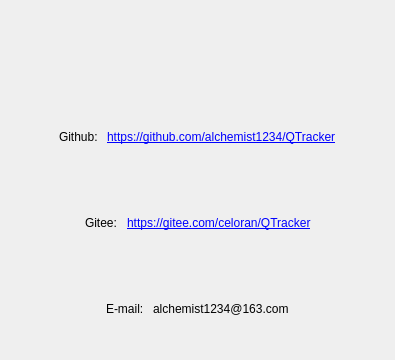
<?xml version="1.0" encoding="UTF-8"?>
<ui version="4.0">
 <class>dialog_about</class>
 <widget class="QDialog" name="dialog_about">
  <property name="geometry">
   <rect>
    <x>0</x>
    <y>0</y>
    <width>395</width>
    <height>360</height>
   </rect>
  </property>
  <property name="windowTitle">
   <string>关于</string>
  </property>
  <layout class="QVBoxLayout" name="verticalLayout">
   <item>
    <layout class="QHBoxLayout" name="horizontalLayout">
     <item>
      <widget class="QLabel" name="lb_favicon">
       <property name="text">
        <string/>
       </property>
       <property name="textFormat">
        <enum>Qt::TextFormat::AutoText</enum>
       </property>
       <property name="pixmap">
        <pixmap resource="../../resources.qrc">:/icon/favicon</pixmap>
       </property>
       <property name="alignment">
        <set>Qt::AlignmentFlag::AlignCenter</set>
       </property>
      </widget>
     </item>
    </layout>
   </item>
   <item>
    <layout class="QHBoxLayout" name="horizontalLayout_2">
     <item>
      <spacer name="horizontalSpacer">
       <property name="orientation">
        <enum>Qt::Orientation::Horizontal</enum>
       </property>
       <property name="sizeHint" stdset="0">
        <size>
         <width>40</width>
         <height>20</height>
        </size>
       </property>
      </spacer>
     </item>
     <item>
      <widget class="QLabel" name="lb_github">
       <property name="text">
        <string>Github: </string>
       </property>
      </widget>
     </item>
     <item>
      <widget class="QLabel" name="lb_github_url">
       <property name="cursor">
        <cursorShape>PointingHandCursor</cursorShape>
       </property>
       <property name="text">
        <string>&lt;a style='color:blue' href=https://github.com/alchemist1234/QTracker&gt;https://github.com/alchemist1234/QTracker</string>
       </property>
       <property name="openExternalLinks">
        <bool>true</bool>
       </property>
      </widget>
     </item>
     <item>
      <spacer name="horizontalSpacer_2">
       <property name="orientation">
        <enum>Qt::Orientation::Horizontal</enum>
       </property>
       <property name="sizeHint" stdset="0">
        <size>
         <width>40</width>
         <height>20</height>
        </size>
       </property>
      </spacer>
     </item>
    </layout>
   </item>
   <item>
    <layout class="QHBoxLayout" name="horizontalLayout_4">
     <item>
      <spacer name="horizontalSpacer_3">
       <property name="orientation">
        <enum>Qt::Orientation::Horizontal</enum>
       </property>
       <property name="sizeHint" stdset="0">
        <size>
         <width>40</width>
         <height>20</height>
        </size>
       </property>
      </spacer>
     </item>
     <item>
      <widget class="QLabel" name="lb_gitee">
       <property name="text">
        <string>Gitee: </string>
       </property>
      </widget>
     </item>
     <item>
      <widget class="QLabel" name="lb_gitee_url">
       <property name="cursor">
        <cursorShape>PointingHandCursor</cursorShape>
       </property>
       <property name="styleSheet">
        <string notr="true">QLabel {color: blue; text-decoration: underline}</string>
       </property>
       <property name="text">
        <string>&lt;a style='color:blue' href=https://gitee.com/celoran/QTracker&gt;https://gitee.com/celoran/QTracker</string>
       </property>
       <property name="openExternalLinks">
        <bool>true</bool>
       </property>
      </widget>
     </item>
     <item>
      <spacer name="horizontalSpacer_4">
       <property name="orientation">
        <enum>Qt::Orientation::Horizontal</enum>
       </property>
       <property name="sizeHint" stdset="0">
        <size>
         <width>40</width>
         <height>20</height>
        </size>
       </property>
      </spacer>
     </item>
    </layout>
   </item>
   <item>
    <layout class="QHBoxLayout" name="horizontalLayout_3">
     <item>
      <spacer name="horizontalSpacer_5">
       <property name="orientation">
        <enum>Qt::Orientation::Horizontal</enum>
       </property>
       <property name="sizeHint" stdset="0">
        <size>
         <width>40</width>
         <height>20</height>
        </size>
       </property>
      </spacer>
     </item>
     <item>
      <widget class="QLabel" name="lb_email">
       <property name="text">
        <string>E-mail: </string>
       </property>
      </widget>
     </item>
     <item>
      <widget class="QLabel" name="lb_email_addr">
       <property name="text">
        <string>alchemist1234@163.com</string>
       </property>
      </widget>
     </item>
     <item>
      <spacer name="horizontalSpacer_6">
       <property name="orientation">
        <enum>Qt::Orientation::Horizontal</enum>
       </property>
       <property name="sizeHint" stdset="0">
        <size>
         <width>40</width>
         <height>20</height>
        </size>
       </property>
      </spacer>
     </item>
    </layout>
   </item>
  </layout>
 </widget>
 <resources>
  <include location="../../resources.qrc"/>
 </resources>
 <connections/>
</ui>
